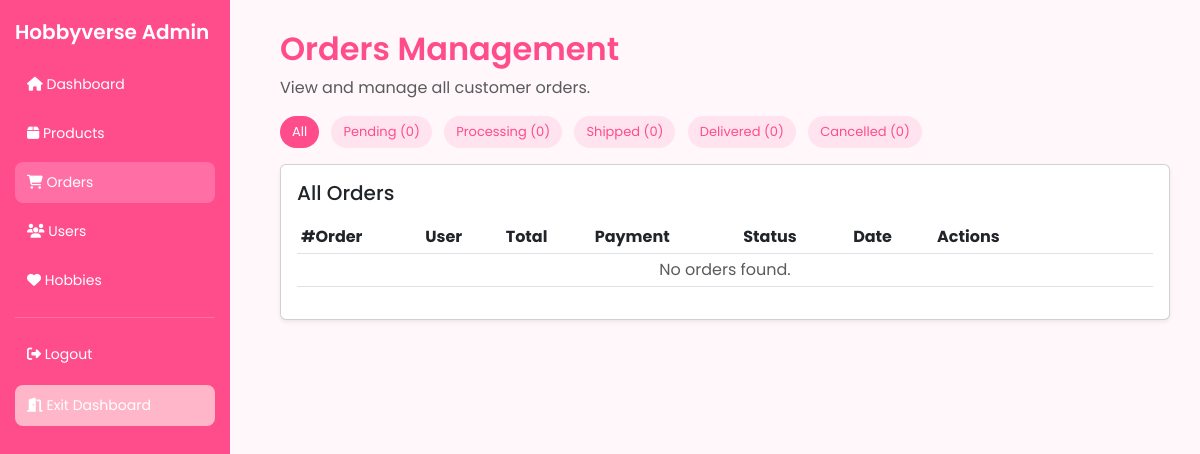
Before: /admin_orders.php (signed in) with the older database file.
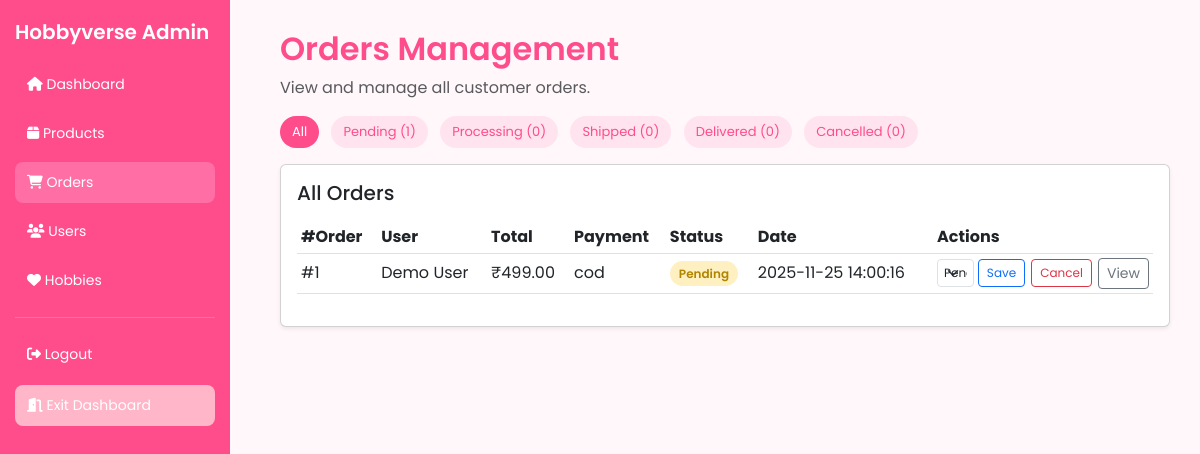
After: the same page with the newer database file.
### tables this page shows
CREATE TABLE `orders` (
  `order_id` int(11) NOT NULL,
  `user_id` int(11) DEFAULT NULL,
  `customer_name` varchar(150) NOT NULL,
  `email` varchar(150) NOT NULL,
  `phone` varchar(20) NOT NULL,
  `address` text NOT NULL,
  `city` varchar(100) NOT NULL,
  `payment_method` enum('cod','upi','card') NOT NULL,
  `total_amount` decimal(10,2) NOT NULL,
  `status` enum('pending','completed','cancelled') NOT NULL DEFAULT 'pending',
  `created_at` timestamp NOT NULL DEFAULT current_timestamp()
);

CREATE TABLE `users` (
  `user_id` int(11) NOT NULL,
  `username` varchar(100) NOT NULL,
  `email` varchar(150) NOT NULL,
  `phone` varchar(20) DEFAULT NULL,
  `password` varchar(255) NOT NULL,
  `role` enum('user','admin') NOT NULL DEFAULT 'user',
  `city` varchar(100) DEFAULT NULL,
  `address` text DEFAULT NULL,
  `created_at` timestamp NOT NULL DEFAULT current_timestamp()
);

### admin_orders.php (the view, shortened to what this page needs)
<?php
include "db_connect.php";
$allowed_statuses = ['pending','processing','shipped','delivered','cancelled'];
$current_filter = $_GET['status'] ?? 'all';
$filter_sql = "";
$orders_q = "
    SELECT o.*, u.username
    FROM orders o
    LEFT JOIN users u ON o.user_id = u.user_id
    $filter_sql
    ORDER BY o.order_id DESC
";
$orders_res = mysqli_query($conn, $orders_q);
function status_count($conn, $status) {
    $status = mysqli_real_escape_string($conn, $status);
    $q = mysqli_query($conn, "SELECT COUNT(*) FROM orders WHERE status='$status'");
    $row = mysqli_fetch_row($q);
    return (int)$row[0];
}
$pending_count   = status_count($conn,'pending');
$processing_count= status_count($conn,'processing');
$shipped_count   = status_count($conn,'shipped');
$delivered_count = status_count($conn,'delivered');
$cancelled_count = status_count($conn,'cancelled');
?>
<!DOCTYPE html>
<html>
<head>
<link href="https://cdn.jsdelivr.net/npm/bootstrap@5.3.0/dist/css/bootstrap.min.css" rel="stylesheet">
<link rel="stylesheet" href="https://cdnjs.cloudflare.com/ajax/libs/font-awesome/6.4.0/css/all.min.css">
</head>
<body>
<div class="sidebar">
    <h2>Hobbyverse Admin</h2>
    <a href="admin.php"><i class="fa fa-home"></i> Dashboard</a>
    <a href="admin_products.php"><i class="fa fa-box"></i> Products</a>
    <a href="admin_orders.php" class="active"><i class="fa fa-shopping-cart"></i> Orders</a>
    <a href="admin_users.php"><i class="fa fa-users"></i> Users</a>
    <a href="admin_hobbies.php"><i class="fa fa-heart"></i> Hobbies</a>
    <hr style="border-color:#ffcadd;">
    <a href="logout.php"><i class="fa fa-sign-out-alt"></i> Logout</a>
    <a href="index.php" style="background:#ffb6c9;margin-top:10px;">
        <i class="fa fa-door-open"></i> Exit Dashboard
    </a>
</div>
<div class="content">
    <h2 class="page-title">Orders Management</h2>
    <p class="text-muted">View and manage all customer orders.</p>
    <div class="mb-3">
        <?php
        $filters = [
            'all'        => "All",
            'pending'    => "Pending ($pending_count)",
            'processing' => "Processing ($processing_count)",
            'shipped'    => "Shipped ($shipped_count)",
            'delivered'  => "Delivered ($delivered_count)",
            'cancelled'  => "Cancelled ($cancelled_count)",
        ];
        foreach ($filters as $key => $label):
            $active = ($current_filter === $key) ? 'active' : '';
            $link = 'admin_orders.php';
            if ($key !== 'all') $link .= '?status='.$key;
        ?>
            <a href="<?= $link ?>" class="filter-chip <?= $active ?>"><?= $label ?></a>
        <?php endforeach; ?>
    </div>
    <div class="card shadow-sm">
        <div class="card-body">
            <h5 class="card-title mb-3">All Orders</h5>
            <div class="table-responsive">
                <table class="table table-sm align-middle">
                    <thead>
                        <tr>
                            <th>#Order</th>
                            <th>User</th>
                            <th>Total</th>
                            <th>Payment</th>
                            <th>Status</th>
                            <th>Date</th>
                            <th style="width:220px;">Actions</th>
                        </tr>
                    </thead>
                    <tbody>
                    <?php if ($orders_res && mysqli_num_rows($orders_res) > 0): ?>
                        <?php while($o = mysqli_fetch_assoc($orders_res)):
                            $status = strtolower($o['status'] ?? 'pending');
                            $badgeClass = 'badge-pending';
                        ?>
                        <tr>
                            <td>#<?= (int)$o['order_id'] ?></td>
                            <td><?= htmlspecialchars($o['username'] ?? $o['customer_name'] ?? 'Guest') ?></td>
                            <td>₹<?= number_format($o['total_amount'],2) ?></td>
                            <td><?= htmlspecialchars($o['payment_method'] ?? 'COD') ?></td>
                            <td>
                                <span class="badge-status <?= $badgeClass ?>">
                                    <?= ucfirst($status) ?>
                                </span>
                            </td>
                            <td><?= htmlspecialchars($o['created_at'] ?? '') ?></td>
                            <td>
                                <div class="actions-form">
                                    <form method="POST" class="d-flex gap-1">
                                        <select name="status" class="form-select form-select-sm">
                                            <?php foreach ($allowed_statuses as $st): ?>
                                                <option value="<?= $st ?>" <?= $st === $status ? 'selected':'' ?>>
                                                    <?= ucfirst($st) ?>
                                                </option>
                                            <?php endforeach; ?>
                                        </select>
                                        <button class="btn btn-sm btn-outline-primary" type="submit">
                                            Save
                                        </button>
                                    </form>
                                    <?php if ($status !== 'cancelled' && $status !== 'delivered'): ?>
                                    <form method="POST"
                                          onsubmit="return confirm('Cancel order #<?= (int)$o['order_id'] ?>?');">
                                        <button class="btn btn-sm btn-outline-danger" type="submit">
                                            Cancel
                                        </button>
                                    </form>
                                    <?php endif; ?>
                                    <a href="admin_order_details.php?order_id=<?= (int)$o['order_id'] ?>"
                                       class="btn btn-sm btn-outline-secondary">
                                        View
                                    </a>
                                </div>
                            </td>
                        </tr>
                        <?php endwhile; ?>
                    <?php else: ?>
                        <tr>
                            <td colspan="7" class="text-center text-muted">
                                No orders found.
                            </td>
                        </tr>
                    <?php endif; ?>
                    </tbody>
                </table>
            </div>
        </div>
    </div>
</div>
</body>
</html>

### admin_orders.php (style rules this page uses)
body { font-family:'Poppins',sans-serif; background:#fff7fa; overflow-x:hidden; }
.sidebar { width:230px; height:100vh; position:fixed; left:0;top:0; background:#ff4c8b; color:white; padding:20px 15px; }
.sidebar h2 { font-size:20px; font-weight:600; margin-bottom:20px; }
.sidebar a { display:block; padding:10px 12px; margin-bottom:8px; color:white; text-decoration:none; border-radius:8px; font-size:14px; }
.sidebar a.active { background:#ff6ea4; }
.content { margin-left:250px; padding:30px; }
.page-title { font-weight:600; color:#ff4c8b; }
.badge-status { padding:4px 9px; border-radius:999px; font-size:12px; font-weight:600; }
.badge-pending { background:#fff0c2;color:#b08500; }
.filter-chip { display:inline-block; padding:6px 12px; border-radius:999px; font-size:13px; margin-right:8px; background:#ffe3ee; color:#ff4c8b; text-decoration:none; }
.filter-chip.active { background:#ff4c8b; color:#fff; }
.actions-form { display:flex; gap:6px; align-items:center; }
.actions-form select { font-size:12px; padding:4px 6px; }
.actions-form button { font-size:12px; }

Changed rows visible on the page:
added orders: order_id "1", user.username "Demo User", total_amount "499.00", payment_method "cod", status "Pending", created_at "2025-11-25 14:00:16"
Other visible differences:
new list line: "Pending (1)"
list line gone: "Pending (0)"
text no longer shown: "No orders found."
